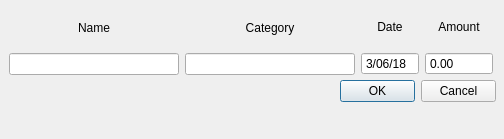
<?xml version="1.0" encoding="UTF-8"?>
<ui version="4.0">
 <class>ExpenseDialog</class>
 <widget class="QDialog" name="ExpenseDialog">
  <property name="geometry">
   <rect>
    <x>0</x>
    <y>0</y>
    <width>504</width>
    <height>139</height>
   </rect>
  </property>
  <property name="windowTitle">
   <string>Add Transaction</string>
  </property>
  <widget class="QDialogButtonBox" name="buttonBox">
   <property name="geometry">
    <rect>
     <x>340</x>
     <y>80</y>
     <width>156</width>
     <height>23</height>
    </rect>
   </property>
   <property name="orientation">
    <enum>Qt::Horizontal</enum>
   </property>
   <property name="standardButtons">
    <set>QDialogButtonBox::Cancel|QDialogButtonBox::Ok</set>
   </property>
  </widget>
  <widget class="QWidget" name="layoutWidget">
   <property name="geometry">
    <rect>
     <x>9</x>
     <y>9</y>
     <width>484</width>
     <height>66</height>
    </rect>
   </property>
   <layout class="QHBoxLayout" name="horizontalLayout">
    <item>
     <layout class="QVBoxLayout" name="verticalLayout">
      <item>
       <widget class="QLabel" name="transactionNameLabel">
        <property name="text">
         <string>&lt;html&gt;&lt;head/&gt;&lt;body&gt;&lt;p align=&quot;center&quot;&gt;&lt;span style=&quot; color:#030303;&quot;&gt;Name&lt;/span&gt;&lt;/p&gt;&lt;/body&gt;&lt;/html&gt;</string>
        </property>
       </widget>
      </item>
      <item>
       <widget class="QLineEdit" name="transactionNameEdit"/>
      </item>
     </layout>
    </item>
    <item>
     <layout class="QVBoxLayout" name="verticalLayout_4">
      <item>
       <widget class="QLabel" name="transactionCategoryLabel">
        <property name="text">
         <string>&lt;html&gt;&lt;head/&gt;&lt;body&gt;&lt;p align=&quot;center&quot;&gt;Category&lt;/p&gt;&lt;/body&gt;&lt;/html&gt;</string>
        </property>
       </widget>
      </item>
      <item>
       <widget class="QLineEdit" name="transactionCategoryEdit"/>
      </item>
     </layout>
    </item>
    <item>
     <layout class="QVBoxLayout" name="verticalLayout_2">
      <item>
       <widget class="QLabel" name="transactionDateLabel">
        <property name="text">
         <string>&lt;html&gt;&lt;head/&gt;&lt;body&gt;&lt;p align=&quot;center&quot;&gt;Date&lt;/p&gt;&lt;/body&gt;&lt;/html&gt;</string>
        </property>
       </widget>
      </item>
      <item>
       <widget class="QDateEdit" name="transactionDateEdit">
        <property name="buttonSymbols">
         <enum>QAbstractSpinBox::NoButtons</enum>
        </property>
        <property name="displayFormat">
         <string>M/dd/yy</string>
        </property>
        <property name="date">
         <date>
          <year>2018</year>
          <month>3</month>
          <day>6</day>
         </date>
        </property>
       </widget>
      </item>
     </layout>
    </item>
    <item>
     <layout class="QVBoxLayout" name="verticalLayout_3">
      <item>
       <widget class="QLabel" name="transactionAmountLabel">
        <property name="text">
         <string>&lt;html&gt;&lt;head/&gt;&lt;body&gt;&lt;p align=&quot;center&quot;&gt;Amount&lt;/p&gt;&lt;/body&gt;&lt;/html&gt;</string>
        </property>
       </widget>
      </item>
      <item>
       <widget class="QDoubleSpinBox" name="transactionAmountEdit">
        <property name="buttonSymbols">
         <enum>QAbstractSpinBox::NoButtons</enum>
        </property>
        <property name="maximum">
         <double>99999999.000000000000000</double>
        </property>
       </widget>
      </item>
     </layout>
    </item>
   </layout>
  </widget>
 </widget>
 <resources/>
 <connections>
  <connection>
   <sender>buttonBox</sender>
   <signal>accepted()</signal>
   <receiver>ExpenseDialog</receiver>
   <slot>accept()</slot>
   <hints>
    <hint type="sourcelabel">
     <x>257</x>
     <y>80</y>
    </hint>
    <hint type="destinationlabel">
     <x>157</x>
     <y>89</y>
    </hint>
   </hints>
  </connection>
  <connection>
   <sender>buttonBox</sender>
   <signal>rejected()</signal>
   <receiver>ExpenseDialog</receiver>
   <slot>reject()</slot>
   <hints>
    <hint type="sourcelabel">
     <x>325</x>
     <y>80</y>
    </hint>
    <hint type="destinationlabel">
     <x>286</x>
     <y>89</y>
    </hint>
   </hints>
  </connection>
 </connections>
</ui>
